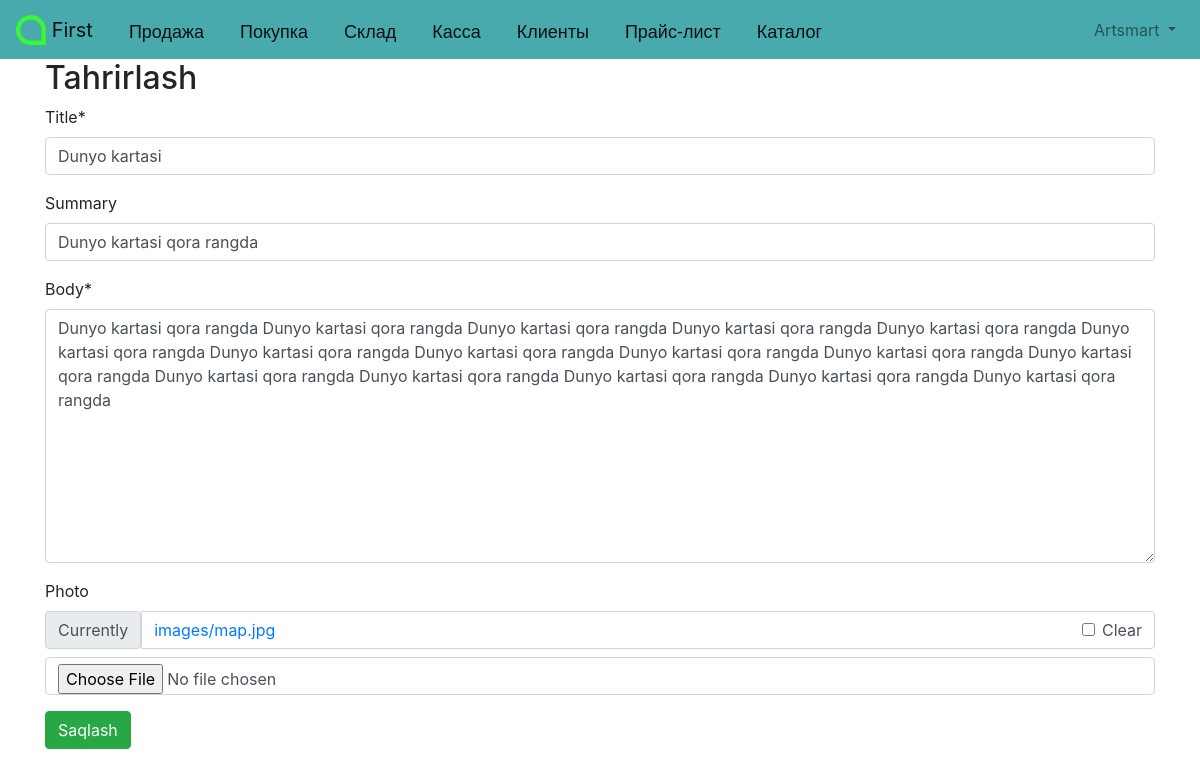
The app's page /articles/3/edit/ (signed in) with its own data.
### accounts/models.py (models this page shows)
class CustomUser(AbstractUser):
    age = models.PositiveIntegerField(null=True, blank=True)

### articles/models.py (models this page shows, shortened)
class Article(models.Model):
    title = models.CharField(max_length=155)
    summary = models.CharField(max_length=200, blank=True)
    body = RichTextField()
    photo = models.ImageField(upload_to='images/', blank=True)
    date = models.DateTimeField(auto_now_add=True)
    author = models.ForeignKey(
        get_user_model(),
        on_delete=models.CASCADE,
    )

### articles/views.py (the view)
# urls.py: path('<int:pk>/edit/', ArticleUpdateView.as_view(), name="article_edit"),
class ArticleUpdateView(LoginRequiredMixin, UserPassesTestMixin, UpdateView):
    model = Article
    fields = ('title', 'summary', 'body', 'photo')
    template_name = 'article_edit.html'
    def test_func(self):
        obj = self.get_object()
        return obj.author == self.request.user

### templates/article_edit.html (shortened to what this page needs)
{% extends 'base.html' %}
{% load crispy_forms_tags %}
{% block content %}
    <h2>Tahrirlash</h2>
    <form method="post" enctype="multipart/form-data">{% csrf_token %}
        {{ form|crispy }}
    <button class="btn btn-success" type="submit">Saqlash</button>
    </form>
{% endblock content %}

### templates/base.html (shortened to what this page needs)
{% load static %}
<!DOCTYPE html>
<html lang="en">
<head>
    <link rel="stylesheet" href="https://cdn.jsdelivr.net/npm/bootstrap@4.5.3/dist/css/bootstrap.min.css">
</head>
    <body>
        <nav class="navbar navbar-expand-lg navbar-light" style="background-color: #48AAAD" id="bosh" >
            <a class="navbar-brand" href="/">
                <img src="/static/artel.png" width="30" height="30" class="d-inline-block align-top" alt="">
                First
            </a>
            <a class="navbar-brand" id="knopka" href="/">Продажа</a>
            <a class="navbar-brand" id="knopka" href="/">Покупка</a>
            <a class="navbar-brand" id="knopka" href="/">Склад</a>
            <a class="navbar-brand" id="knopka" href="/">Касса</a>
            <a class="navbar-brand" id="knopka" href="/">Клиенты</a>
            <a class="navbar-brand" id="knopka" href="/">Прайс-лист</a>
            <a class="navbar-brand" id="knopka" href="{% url 'product_catalog'%}">Каталог</a>
            <div class="collapse navbar-collapse" id="navbarSupportedContent">
                {% if user.is_authenticated %}
                    <ul class="navbar-nav ml-auto">
                        <li class="nav-item">
                            <a class="nav-link dropdown-toggle" href="#"
                                id="navbarDropdown" role="button" data-toggle="dropdown"
                                aria-haspopup="true" aria-expanded="false">
                                {{ user.username | title }}
                            </a>
                        </li>
                    </ul>
                {% else %}
                    <form class="form-inline ml-auto">
                        <a href="{% url 'login' %}" class="btn btn-outline-light">Kirish</a>
                        <a href="{% url 'signup' %}" class="btn btn-primary ml-2">Ro'yxatdan o'tish</a>
                    </form>
                {% endif %}
            </div>
        </nav>
        <main>
        <div class="container">
            {% block content %}
            {% endblock content %}
        </div>
        </main>
    </body>
</html>

### templates/base.html (style rules this page uses)
#knopka { margin-top: 6; padding-left: 20; font-family: arial; font-size: 18px; }

### records on screen
CustomUser: username "Artsmart"
Article: title "Dunyo kartasi", summary "Dunyo kartasi qora rangda", body "Dunyo kartasi qora rangda Dunyo kartasi qora rangda Dunyo kartasi qora rangda Dunyo kartasi qora rangda Dunyo kartasi qora rangda Dunyo kartasi qora rangda Dunyo kartasi qora rangda Dunyo kartasi qora rangda Dunyo kartasi qora rangda Dunyo kartasi qora rangda Dunyo kartasi qora rangda Dunyo kartasi qora rangda Dunyo kartasi qora rangda Dunyo kartasi qora rangda Dunyo kartasi qora rangda Dunyo kartasi qora rangda"
